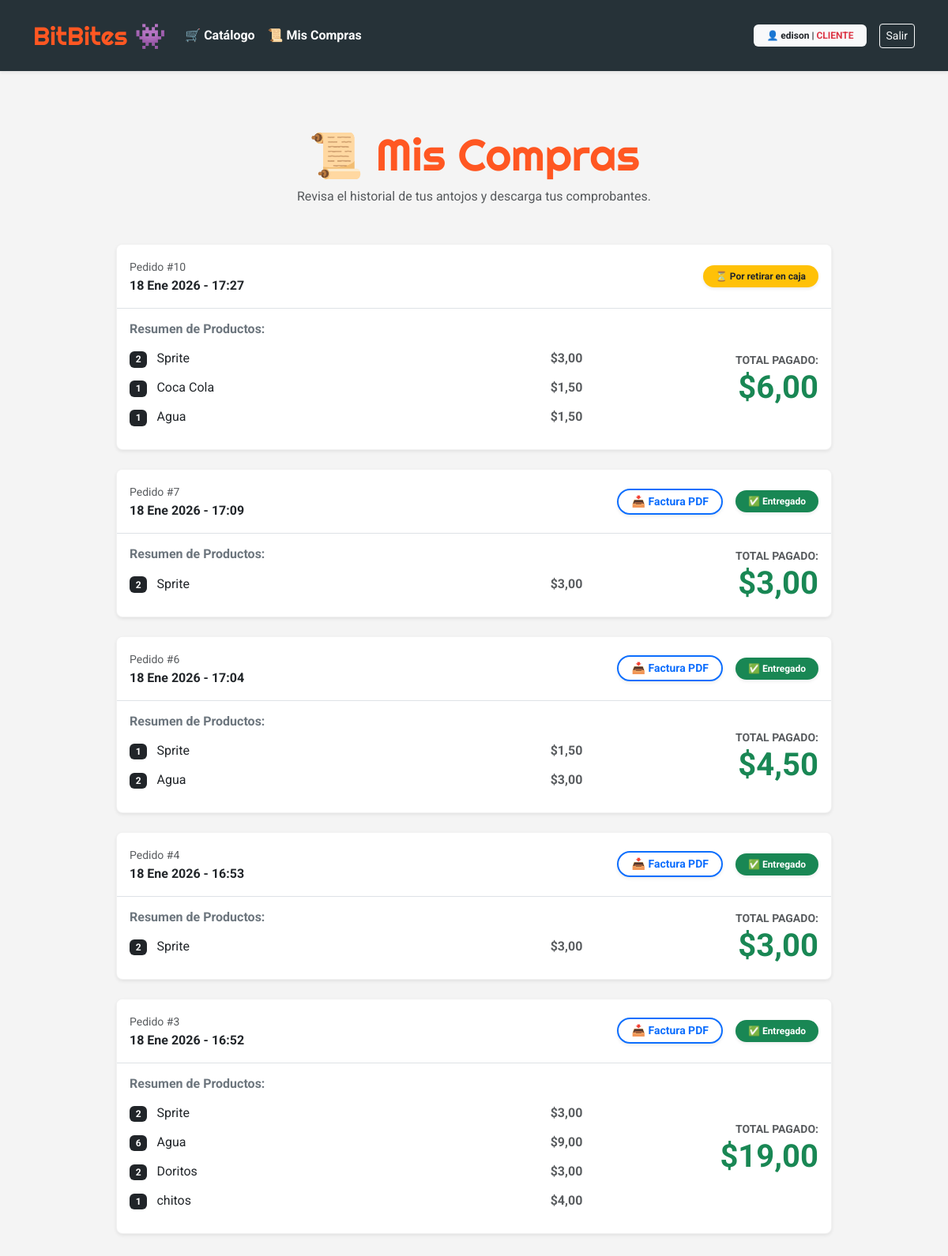
The page /mis-pedidos/ (signed in) on the database its author committed.
### core/models.py (models this page shows, shortened)
class Usuario(AbstractUser):
    rol = models.CharField(max_length=20, choices=ROLES, default='cliente')
    email = models.EmailField(unique=True)

class Pedido(models.Model):
    ESTADOS = (
        ('carrito', 'En Carrito'),
        ('pendiente', 'Pendiente'),
        ('entregado', 'Entregado'),
    )
    usuario = models.ForeignKey(Usuario, on_delete=models.CASCADE)
    fecha = models.DateTimeField(auto_now_add=True)
    estado = models.CharField(max_length=20, choices=ESTADOS, default='carrito')
    total = models.DecimalField(max_digits=10, decimal_places=2, default=0)
    cajero_encargado = models.ForeignKey(
        Usuario,
        on_delete=models.SET_NULL,
        null=True,
        blank=True,
        related_name='pedidos_aprobados'
    )

class DetallePedido(models.Model):
    pedido = models.ForeignKey(Pedido, on_delete=models.CASCADE)
    producto = models.ForeignKey(Producto, on_delete=models.CASCADE)
    cantidad = models.IntegerField(default=1)
    precio_unitario = models.DecimalField(max_digits=10, decimal_places=2)
    @property
    def subtotal(self):
        return self.cantidad * self.precio_unitario

class Producto(models.Model):
    nombre = models.CharField(max_length=100)
    descripcion = models.TextField()
    precio = models.DecimalField(max_digits=10, decimal_places=2)
    stock = models.IntegerField(default=0)
    categoria = models.ForeignKey(Categoria, on_delete=models.CASCADE)

### core/views.py (the view)
# urls.py: path('mis-pedidos/', views.mis_pedidos, name='mis_pedidos'),
@login_required
def mis_pedidos(request):
    pedidos = Pedido.objects.filter(usuario=request.user).exclude(estado='carrito').order_by('-fecha')
    return render(request, 'mis_pedidos.html', {'pedidos': pedidos})

### core/templates/mis_pedidos.html (shortened to what this page needs)
{% extends 'base.html' %}
{% block content %}
<div class="container py-5">
    <div class="text-center mb-5">
        <h1 class="brand-font display-4">📜 Mis Compras</h1>
        <p class="text-muted">Revisa el historial de tus antojos y descarga tus comprobantes.</p>
    </div>
    <div class="row justify-content-center">
        <div class="col-lg-10">
            {% if pedidos %}
                {% for pedido in pedidos %}
                <div class="card shadow-sm border-0 mb-4 rounded-3 overflow-hidden">
                    <div class="card-header bg-white d-flex justify-content-between align-items-center py-3 border-bottom">
                        <div>
                            <span class="text-muted small">Pedido #{{ pedido.id }}</span>
                            <div class="fw-bold text-dark">{{ pedido.fecha|date:"d M Y - H:i" }}</div>
                        </div>
                        <div class="d-flex align-items-center gap-3">
                            {% if pedido.estado == 'entregado' %}
                                <a href="{% url 'descargar_factura' pedido.id %}" class="btn btn-sm btn-outline-primary border-2 fw-bold px-3 shadow-sm rounded-pill">
                                    📥 Factura PDF
                                </a>
                                <span class="badge bg-success px-3 py-2 rounded-pill shadow-sm">✅ Entregado</span>
                            {% else %}
                                <span class="badge bg-warning text-dark px-3 py-2 rounded-pill shadow-sm">⏳ Por retirar en caja</span>
                            {% endif %}
                        </div>
                    </div>
                    <div class="card-body bg-light bg-opacity-10">
                        <div class="row align-items-center">
                            <div class="col-md-8">
                                <h6 class="fw-bold mb-3 text-secondary">Resumen de Productos:</h6>
                                <ul class="list-unstyled mb-0">
                                    {% for item in pedido.detallepedido_set.all %}
                                    <li class="d-flex justify-content-between mb-2 border-bottom border-white pb-1">
                                        <span>
                                            <span class="badge bg-dark me-2">{{ item.cantidad }}</span>
                                            {{ item.producto.nombre }}
                                        </span>
                                        <span class="fw-bold text-muted">${{ item.subtotal }}</span>
                                    </li>
                                    {% endfor %}
                                </ul>
                            </div>
                            <div class="col-md-4 text-end border-start border-white">
                                <div class="text-muted small text-uppercase fw-bold">Total Pagado:</div>
                                <div class="display-6 fw-bold text-success">${{ pedido.total }}</div>
                            </div>
                        </div>
                    </div>
                </div>
                {% endfor %}
            {% endif %}
        </div>
    </div>
</div>
{% endblock %}

### core/templates/base.html (shortened to what this page needs)
<!DOCTYPE html>
<html lang="es">
<head>
    <link href="https://cdn.jsdelivr.net/npm/bootstrap@5.3.0/dist/css/bootstrap.min.css" rel="stylesheet">
</head>
<body>
<nav class="navbar navbar-expand-lg navbar-dark py-3 shadow-sm">
    <div class="container">
        <a class="navbar-brand brand-font fs-2" href="{% url 'home' %}">BitBites 👾</a>
        <div class="collapse navbar-collapse" id="navbarNav">
            <ul class="navbar-nav me-auto mb-2 mb-lg-0">
                {% if user.is_authenticated %}
                    {% if user.rol == 'cliente' %}
                        <li class="nav-item">
                            <a class="nav-link text-white fw-bold" href="{% url 'catalogo' %}">🛒 Catálogo</a>
                        </li>
                        <li class="nav-item">
                            <a class="nav-link text-white fw-bold" href="{% url 'mis_pedidos' %}">📜 Mis Compras</a>
                        </li>
                    {% endif %}
                {% endif %}
            </ul>
            <ul class="navbar-nav gap-2 align-items-center">
                {% if user.is_authenticated %}
                    <li class="nav-item">
                        <span class="badge bg-light text-dark py-2 px-3">
                            👤 {{ user.username }} | <span class="text-danger fw-bold">{{ user.get_rol_display|upper }}</span>
                        </span>
                    </li>
                    <li class="nav-item ms-2">
                        <form action="{% url 'logout' %}" method="post" class="m-0">
                            <button class="btn btn-outline-light btn-sm">Salir</button>
                        </form>
                    </li>
                {% else %}
                    <li class="nav-item"><a href="{% url 'login' %}" class="btn btn-outline-light px-4">Ingresar</a></li>
                    <li class="nav-item"><a href="{% url 'registro' %}" class="btn btn-danger px-4 fw-bold">Crear Cuenta</a></li>
                {% endif %}
            </ul>
        </div>
    </div>
</nav>
<div class="container mt-4">
    {% block content %}{% endblock %}
</div>
</body>
</html>

### core/templates/base.html (style rules this page uses)
body { font-family: 'Roboto', sans-serif; background-color: #f4f4f4; }
.brand-font { font-family: 'Righteous', cursive; color: #ff5722 !important; }
.navbar-dark { background-color: #263238; }

### core/templates/mis_pedidos.html (style rules this page uses)
.brand-font { font-family: 'Righteous', cursive; }
.card { transition: all 0.3s ease; border: 1px solid rgba(0,0,0,0.05) !important; }

### rows shown on the page
Usuario: username "edison", rol "CLIENTE"
Pedido: id "10", fecha "18 Ene 2026 - 17:27", estado "⏳ Por retirar en caja", total "6,00"
DetallePedido: cantidad "2", producto.nombre "Sprite", subtotal "3,00"
DetallePedido: cantidad "1", producto.nombre "Coca Cola", subtotal "1,50"
DetallePedido: cantidad "1", producto.nombre "Agua", subtotal "1,50"
Pedido: id "7", fecha "18 Ene 2026 - 17:09", estado "📥 Factura PDF", total "3,00"
DetallePedido: cantidad "2", producto.nombre "Sprite", subtotal "3,00"
Pedido: id "6", fecha "18 Ene 2026 - 17:04", estado "📥 Factura PDF", total "4,50"
DetallePedido: cantidad "1", producto.nombre "Sprite", subtotal "1,50"
DetallePedido: cantidad "2", producto.nombre "Agua", subtotal "3,00"
Pedido: id "4", fecha "18 Ene 2026 - 16:53", estado "📥 Factura PDF", total "3,00"
DetallePedido: cantidad "2", producto.nombre "Sprite", subtotal "3,00"
Pedido: id "3", fecha "18 Ene 2026 - 16:52", estado "📥 Factura PDF", total "19,00"
DetallePedido: cantidad "2", producto.nombre "Sprite", subtotal "3,00"
DetallePedido: cantidad "6", producto.nombre "Agua", subtotal "9,00"
DetallePedido: cantidad "2", producto.nombre "Doritos", subtotal "3,00"
DetallePedido: cantidad "1", producto.nombre "chitos", subtotal "4,00"
